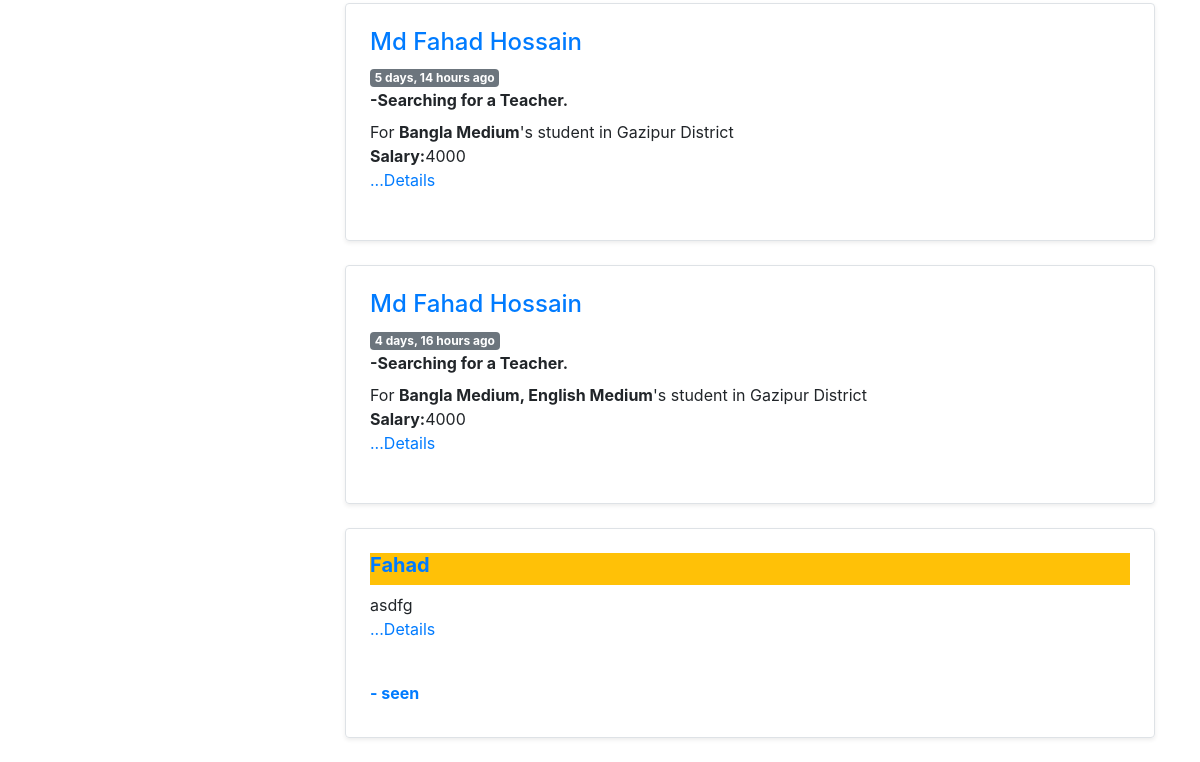
/profile/userprofile/ (signed in, lower part), run on an earlier commit of the app's database.
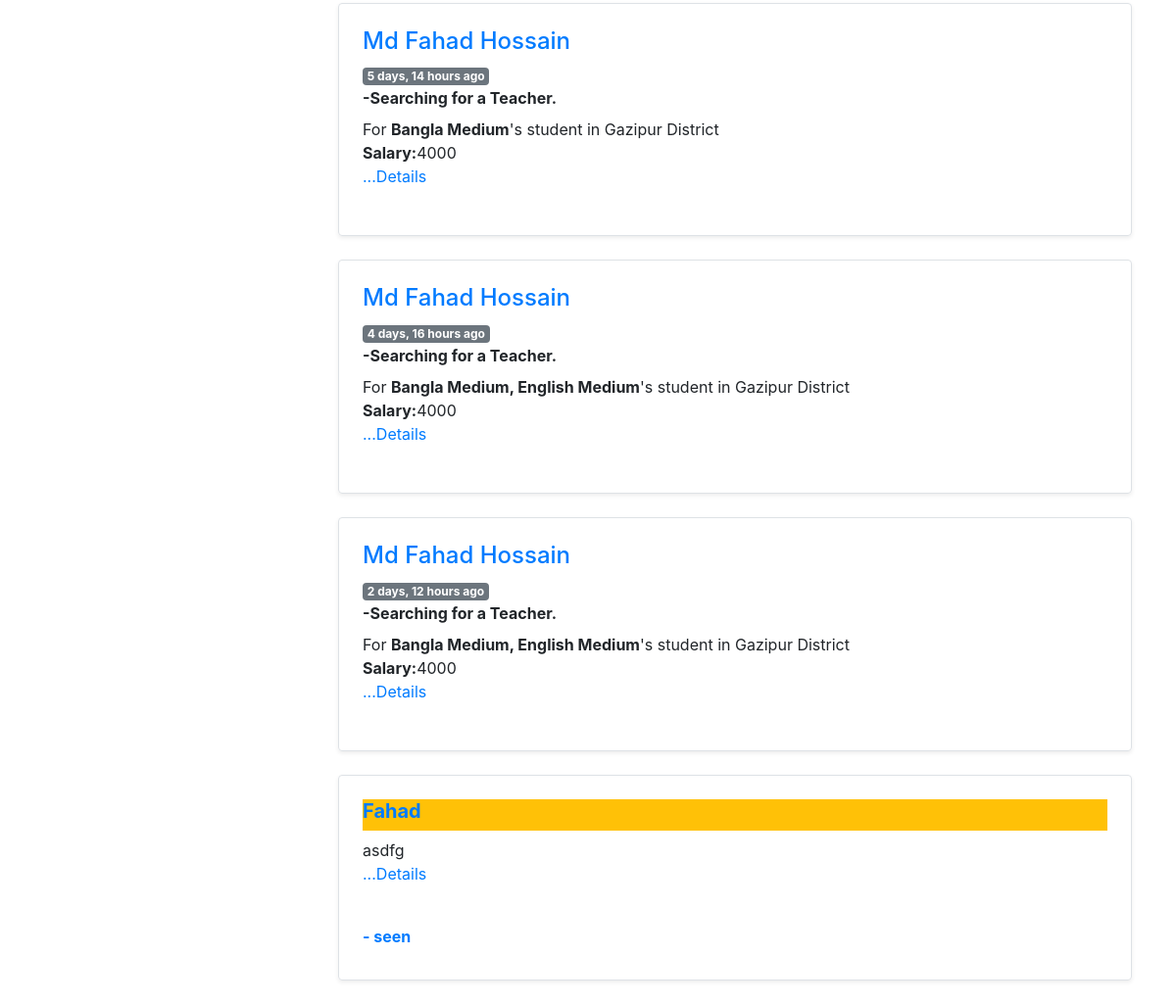
And on a later commit of the database.
### posts/models.py (models this page shows, shortened)
class TuitionPost(models.Model):
    Choice_Medium = (
        ('Bangla_Medium', 'Bangla Medium'),
        ('English_Medium', 'English Medium'),
        ('Arabic_Medium', 'Arabic Medium'),
        ('Hindi_Medium', 'Hindi Medium'),
        ('Sports_Section', 'Sports Section'),
        ('Singing_Section', 'Singing Section'),
        ('Dance_Section', 'Dance Section'),
        ('Extra Curricular Activities', 'Extra Curricular Activities'),
        ('Language Learning', 'Language Learning'),
        ('Computer Learning', 'Computer Learning'),
    )
    Choice_Approach = (
        ('Online_Help', 'Online Help'),
        ('Phone_Help', 'Phone Help'),
        ('Provide_Hand_Notes', 'Provide Hand_Notes'),
        ('Video_Tutorials', 'Video Tutorials'),
    )
    Choice_style = (
        ('Group_Tuition', 'Group Tuition'),
        ('Private_Tuition', 'Private Tuition'),
    )
    Choice_Place = (
        ('Class_Rooms', 'Class Rooms'),
        ('Coaching_Center', 'Coaching Center'),
        ('Home_Visit', 'Home Visit'),
    )
    district = models.ForeignKey(District, on_delete=models.SET_NULL, null=True, related_name='district_set')
    preferedPlace = models.ManyToManyField(SubDistrict, related_name='place_set')
    style = MultiSelectField(choices=Choice_style, max_choices=3, max_length=100)
    place = MultiSelectField(choices=Choice_Place, max_choices=3, max_length=100)
    approach = MultiSelectField(choices=Choice_Approach,max_choices=3, max_length=100)
    medium = MultiSelectField(choices=Choice_Medium,max_choices=3, max_length=100)
    sno = models.AutoField(primary_key=True)
    subject = models.ManyToManyField(Subject, related_name='subject_set')
    class_in = models.ManyToManyField(Classes, related_name='classes_set')
    salary = models.CharField(max_length=100)
    days=models.CharField(max_length=100)
    time_available = models.CharField(max_length=200)
    content = models.TextField()
    author = models.ForeignKey(User, on_delete=models.CASCADE)
    views = models.ManyToManyField(User, related_name='post_view')
    likes = models.ManyToManyField(User,related_name='tuition_post')
    timeStamp = models.DateTimeField(default=now)

### person/models.py (models this page shows)
class District(models.Model):
    name = models.CharField(max_length=150)
    def __str__(self):
        return self.name

### tolet/models.py (models this page shows, shortened)
class Post(models.Model):
    CATEGORY=(
        ('a', 'Flat'),
        ('b', 'Room'),
        ('c', 'Any_space'),
        ('d', 'Land'),
        ('e', 'Shop'),
        ('f', 'Hostel_seat'),
        ('g', 'Company'),
        ('h', 'Building'),
        ('i', 'Bill_board'),
        ('j', 'Media_advertisement'),
    )
    user=models.ForeignKey(User, on_delete=models.CASCADE, related_name='feeds')
    house_no=models.CharField(max_length=40, default="")
    post_code=models.CharField(max_length=50, default="")
    road_no=models.CharField(max_length=50, default="")
    village=models.CharField(max_length=50, default="")
    upozila=models.CharField(max_length=50, default="")
    Zilla=models.CharField(max_length=50, default="")
    division=models.CharField(max_length=50, default="")
    country=models.CharField(max_length=50, default="")
    category=models.CharField(max_length=1,choices=CATEGORY, default="")
    rent=models.IntegerField()
    no_of_img=models.IntegerField(default=0)
    area=models.CharField(max_length=50, default="")
    text=models.TextField(blank=False, max_length=500)
    timestamp=models.DateTimeField(default=now)
    views = models.ManyToManyField(User, related_name='tpost_view')
    likes = models.ManyToManyField(User, related_name='tolet_post')

### person/views.py (the view)
# urls.py: path('userprofile/', views.userprofile, name='userprofile'),
def userprofile(request):
    userp=UserProfile.objects.filter(user=request.user)
    query=request.user
    try:
        mypostauthor=TuitionPost.objects.filter(author=query)
    except TuitionPost.DoesNotExist:
        mypostauthor=None
    try:
        toletuser=Post.objects.filter(user=query)
    except Post.DoesNotExist:
        toletuser=None
    return render(request, 'person/userprofile.html',{'userp':userp, 'post':mypostauthor,'mytolet':toletuser})

### templates/person/userprofile.html (shortened to what this page needs)
{% extends 'basic.html' %}
{% load humanize %}
{% block body %}
{% load static %}
{% load crispy_forms_tags %}
{% if user.is_authenticated %}
<div class="col-md-9 offset-md-3">
<div class="container">
    {% for post in post %}
    <div class="col-md-12 ">
        <div class="row bg-succes no-gutters border rounded overflow-hidden flex-md-row mb-4 shadow-sm h-md-250 position-relative">
            <div class="col  p-4 d-flex flex-column position-static">
                <strong class="d-inline-block mb-2 ">
                    <div>
                    <a href="/profile/otherprofile/{{post.author.username}}">
                        <h4>{{post.author.first_name}} {{post.author.last_name}}</h4>
                    </a>
                    <span class="badge badge-secondary">
                        {{post.timeStamp|naturaltime}}</span>
                </div>
                 -Searching for a Teacher.
                </strong>
                <div class="preview">
                For <b>{{post.medium}}</b>'s student
                   in {{post.district}} District
                <br>
                <b>Salary:</b>{{post.salary}}
                <br>
                    <p class="card-text mb-auto"> <a href="/posts/{{post.sno}}/"
                            class="stretched-link">...Details</a></p>
                    <br>
                </div>
            </div>
        </div>
    </div>
    {% endfor %}
    {% for item in mytolet %}
    <div class="col-md-12 ">
        <div class="row bg-succes no-gutters border rounded overflow-hidden flex-md-row mb-4 shadow-sm h-md-250 position-relative">
            <div class="col  p-4 d-flex flex-column position-static">
                <strong class="d-inline-block mb-2 bg-warning text-primary">
                    <h5><b>{{item.user}}</b></h5>
                </strong>
                <div class="preview">
                    <p class="card-text mb-auto">{{item.text|safe|truncatechars:350}}</p>
                    <a href="/tolet/toletpost/{{item.id}}"
                            class="stretched-link">...Details</a></p>
                    <br>
                     <strong
                        class="d-inline-block mb-2 text-primary">
                        <span>- {{item.view}} seen</span></strong>
                </div>
            </div>
        </div>
    </div>
    {% endfor %}
    </div>
{% endif %}
{% endblock %}

What changed in the data, as far as the page shows it:
added TuitionPost: author.first_name "Md Fahad", author.last_name "Hossain", timeStamp "2 days, 12 hours ago", medium "Bangla Medium, English Medium", district "Gazipur", salary "4000"
